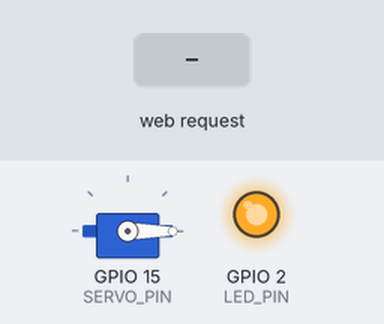
Bench run of a sketch on a simulated ESP32. Parts: servo, output pins drawn as LEDs (lit = HIGH). Inputs (shaded band) come from the test bench. WiFi joins after 1.5 s; servers stay silent unless stated; the camera gives no picture; what the sketch prints to the serial monitor is not drawn.

Above: at 3.0 s.
3.1 s: HTTP request GET /open_servo received
At 4.0 s:
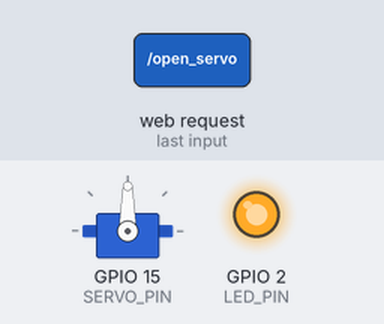
6.1 s: HTTP request GET /unlock received
At 7.3 s:
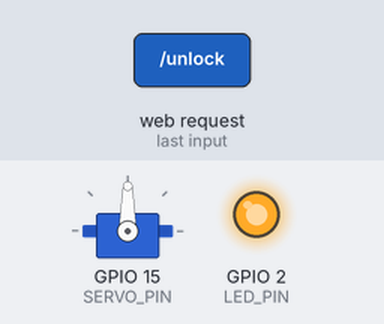
7.6 s: HTTP request GET /led/off received
At 9.19 s:
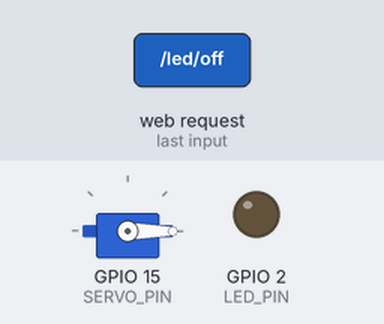
Timing chart, 0 to 10.8 s (numbered marks = the images above; inputs shaded):
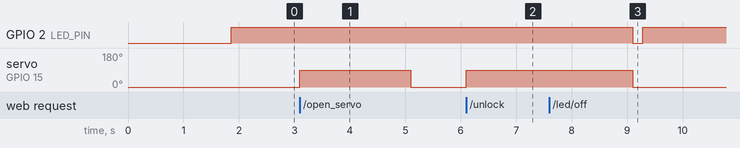

The sketch:

esp_cam_smart_look_and_home_copy_20260512185956.ino
```cpp
#include "esp_camera.h"
#include <WiFi.h>
#include <WebServer.h>
#include <ESP32Servo.h>

const char* ssid     = "WE_4AF905";
const char* password = "8552ddb0";

// Camera model pins (ESP32-CAM)
#define PWDN_GPIO_NUM    32
#define RESET_GPIO_NUM   -1
#define XCLK_GPIO_NUM     0
#define SIOD_GPIO_NUM    26
#define SIOC_GPIO_NUM    27
#define Y9_GPIO_NUM      35
#define Y8_GPIO_NUM      34
#define Y7_GPIO_NUM      39
#define Y6_GPIO_NUM      36
#define Y5_GPIO_NUM      21
#define Y4_GPIO_NUM      19
#define Y3_GPIO_NUM      18
#define Y2_GPIO_NUM       5
#define VSYNC_GPIO_NUM   25
#define HREF_GPIO_NUM    23
#define PCLK_GPIO_NUM    22

// Built-in LED pin
#define LED_PIN 2

// Servo pin
#define SERVO_PIN 15

// Web server port
WebServer server(80);

// Thresholds for light levels
const int DARK_THRESHOLD = 110;
const int BRIGHT_THRESHOLD = 130;

bool isLEDOn = false;

// إعداد السيرفو
Servo myServo;

// تعريف مبدئي لمهمة الإضاءة
void brightnessTask(void*);

void startCamera() {
  camera_config_t config;
  config.ledc_channel = LEDC_CHANNEL_0;
  config.ledc_timer   = LEDC_TIMER_0;
  config.pin_d0       = Y2_GPIO_NUM;
  config.pin_d1       = Y3_GPIO_NUM;
  config.pin_d2       = Y4_GPIO_NUM;
  config.pin_d3       = Y5_GPIO_NUM;
  config.pin_d4       = Y6_GPIO_NUM;
  config.pin_d5       = Y7_GPIO_NUM;
  config.pin_d6       = Y8_GPIO_NUM;
  config.pin_d7       = Y9_GPIO_NUM;
  config.pin_xclk     = XCLK_GPIO_NUM;
  config.pin_pclk     = PCLK_GPIO_NUM;
  config.pin_vsync    = VSYNC_GPIO_NUM;
  config.pin_href     = HREF_GPIO_NUM;
  config.pin_sscb_sda = SIOD_GPIO_NUM;
  config.pin_sscb_scl = SIOC_GPIO_NUM;
  config.pin_pwdn     = PWDN_GPIO_NUM;
  config.pin_reset    = RESET_GPIO_NUM;
  config.xclk_freq_hz = 20000000;
  config.pixel_format = PIXFORMAT_JPEG;

  if(psramFound()){
    config.frame_size = FRAMESIZE_VGA;
    config.jpeg_quality = 30;
    config.fb_count = 2;
  } else {
    config.frame_size = FRAMESIZE_CIF;
    config.jpeg_quality = 30;
    config.fb_count = 1;
  }

  esp_err_t err = esp_camera_init(&config);
  if(err != ESP_OK){
    Serial.printf("Camera init failed with error 0x%x", err);
    return;
  }
  Serial.println("Camera initialized successfully");
}

int calculateBrightness() {
  camera_fb_t *fb = esp_camera_fb_get();
  if(!fb){
    Serial.println("Camera capture failed");
    return 0;
  }
  long total = 0;
  int count = 0;
  for(size_t i = 0; i < fb->len; i += 3){
    uint8_t r = fb->buf[i];
    uint8_t g = fb->buf[i+1];
    uint8_t b = fb->buf[i+2];
    int brightness = (r*0.299) + (g*0.587) + (b*0.114);
    total += brightness;
    count++;
  }
  esp_camera_fb_return(fb);
  return count > 0 ? total/count : 0;
}

void handleRoot() {
  String html = "<html><head><title>ESP32-CAM</title></head><body>";
  html += "<h1>Live Stream</h1>";
  html += "<img src=\"/stream\" width=\"640\" height=\"480\">";
  html += "<h2>LED Control</h2>";
  html += "<button onclick=\"location.href='/led/on'\">ON</button> ";
  html += "<button onclick=\"location.href='/led/off'\">OFF</button>";
  html += "<h2>Servo Control</h2>";
  html += "<button onclick=\"location.href='/unlock'\">Auto Unlock</button>";
  html += "<h2>Manual Servo</h2>";
  html += "<button onclick=\"location.href='/open_servo'\">Open Servo</button>";
  html += "</body></html>";
  server.send(200, "text/html", html);
}

void handleStream() {
  WiFiClient client = server.client();
  client.print("HTTP/1.1 200 OK\r\nContent-Type: multipart/x-mixed-replace; boundary=frame\r\n\r\n");
  while(client.connected()){
    camera_fb_t *fb = esp_camera_fb_get();
    if(!fb) break;
    client.print("--frame\r\nContent-Type: image/jpeg\r\n\r\n");
    client.write(fb->buf, fb->len);
    client.print("\r\n");
    esp_camera_fb_return(fb);
    vTaskDelay(10/portTICK_PERIOD_MS);
  }
}

void handleLedOn() {
  digitalWrite(LED_PIN, HIGH);
  isLEDOn = true;
  server.send(200, "text/plain", "LED ON");
}

void handleLedOff() {
  digitalWrite(LED_PIN, LOW);
  isLEDOn = false;
  server.send(200, "text/plain", "LED OFF");
}

void handleUnlock() {
  myServo.write(90);
  server.send(200, "text/plain", "Auto Unlock");
  vTaskDelay(3000/portTICK_PERIOD_MS);
  myServo.write(0);
}

void handleOpenServo() {
  myServo.write(90);
  Serial.println("Servo opened manually");
  server.send(200, "text/plain", "Servo Opened");
  vTaskDelay(2000/portTICK_PERIOD_MS);
  myServo.write(0);
  Serial.println("Servo closed after manual open");
}

// ✅ الـ endpoint الجديد للتعرف على الوجوه
void handleAction() {
  // التحقق من وجود بيانات في الـ POST request
  if(server.hasArg("name")) {
    String personName = server.arg("name");

    Serial.println("========================================");
    Serial.println("[ACTION] تم التعرف على شخص!");
    Serial.print("[ACTION] الاسم: ");
    Serial.println(personName);
    Serial.println("[ACTION] فتح السيرفو لمدة 10 ثواني...");

    // فتح السيرفو
    myServo.write(90);

    // إرسال رد للـ Python فوراً
    server.send(200, "text/plain", "Door opened for: " + personName);

    // الانتظار 10 ثواني
    Serial.println("[ACTION] الباب مفتوح...");
    vTaskDelay(10000/portTICK_PERIOD_MS);  // 10 ثواني

    // إغلاق السيرفو
    myServo.write(0);
    Serial.println("[ACTION] تم إغلاق الباب");
    Serial.println("========================================");

  } else {
    // لو مفيش اسم، افتح السيرفو برضو
    Serial.println("[ACTION] تم استقبال أمر فتح بدون اسم");

    myServo.write(90);
    server.send(200, "text/plain", "Door opened");

    vTaskDelay(10000/portTICK_PERIOD_MS);  // 10 ثواني

    myServo.write(0);
    Serial.println("[ACTION] تم إغلاق الباب");
  }
}

void setup() {
  Serial.begin(115200);
  pinMode(LED_PIN, OUTPUT);
  digitalWrite(LED_PIN, LOW);

  myServo.attach(SERVO_PIN);
  myServo.write(0);

  WiFi.begin(ssid, password);
  while(WiFi.status() != WL_CONNECTED){
    delay(500);
    Serial.print(".");
  }
  Serial.println("\nConnected to WiFi");
  Serial.println(WiFi.localIP());

  startCamera();

  server.on("/", handleRoot);
  server.on("/stream", HTTP_GET, handleStream);
  server.on("/led/on", HTTP_GET, handleLedOn);
  server.on("/led/off", HTTP_GET, handleLedOff);
  server.on("/unlock", HTTP_GET, handleUnlock);
  server.on("/open_servo", HTTP_GET, handleOpenServo);

  // ✅ إضافة الـ endpoint الجديد
  server.on("/action", HTTP_POST, handleAction);

  server.begin();
  Serial.println("HTTP server started");

  xTaskCreate(brightnessTask, "Brightness", 4096, NULL, 1, NULL);
}

void loop() {
  server.handleClient();
}

void brightnessTask(void*){
  while(true){
    int b = calculateBrightness();
    if(b < DARK_THRESHOLD && !isLEDOn){
      digitalWrite(LED_PIN, HIGH);
      isLEDOn = true;
    } else if(b > BRIGHT_THRESHOLD && isLEDOn){
      digitalWrite(LED_PIN, LOW);
      isLEDOn = false;
    }
    vTaskDelay(1000/portTICK_PERIOD_MS);
  }
}
```

Measured:
- after the input at 3.1 s, servo on GPIO 15 (SERVO_PIN): 0° → 90° at once, → 0° 2.0 s later
- after the input at 6.1 s, servo on GPIO 15 (SERVO_PIN): 0° → 90° at once
- after the input at 7.6 s, GPIO 2 (LED_PIN): HIGH → LOW after 1.5 s, → HIGH 0.18 s later
